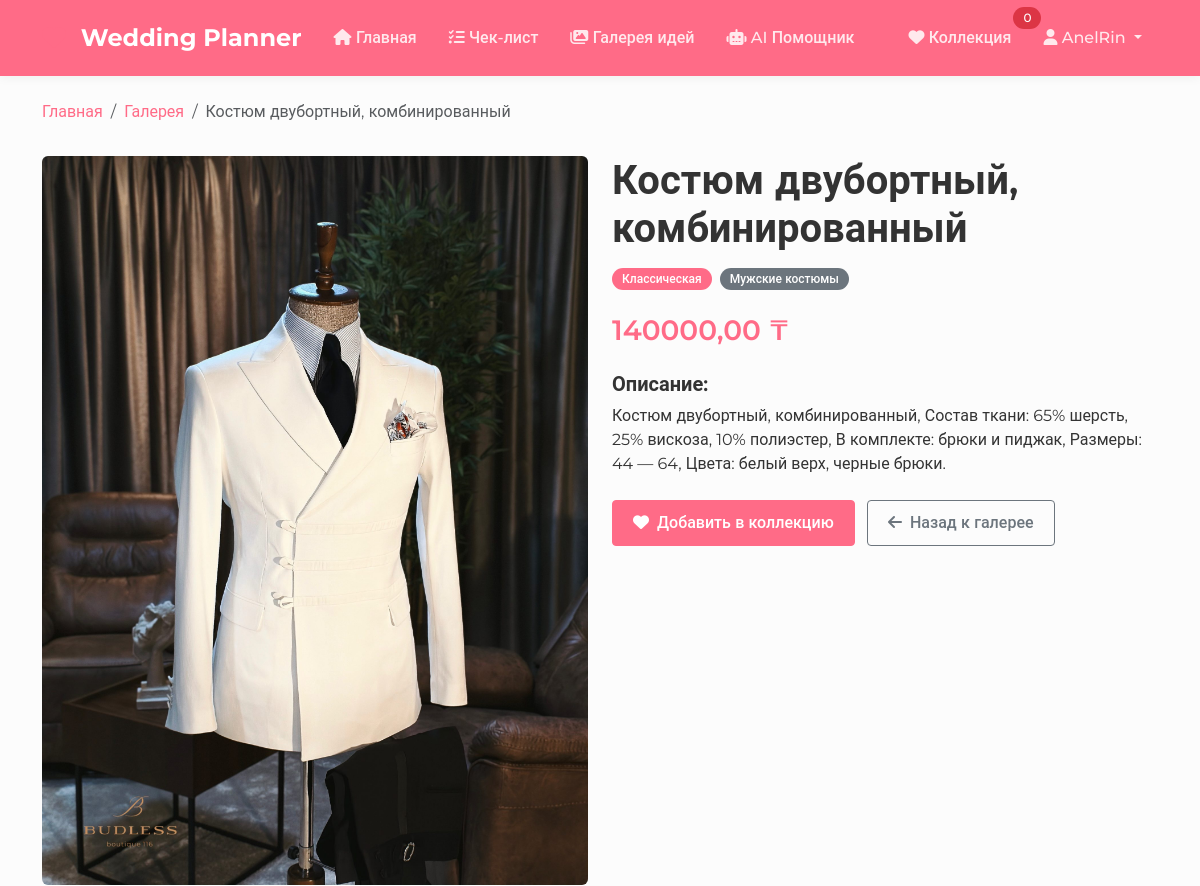
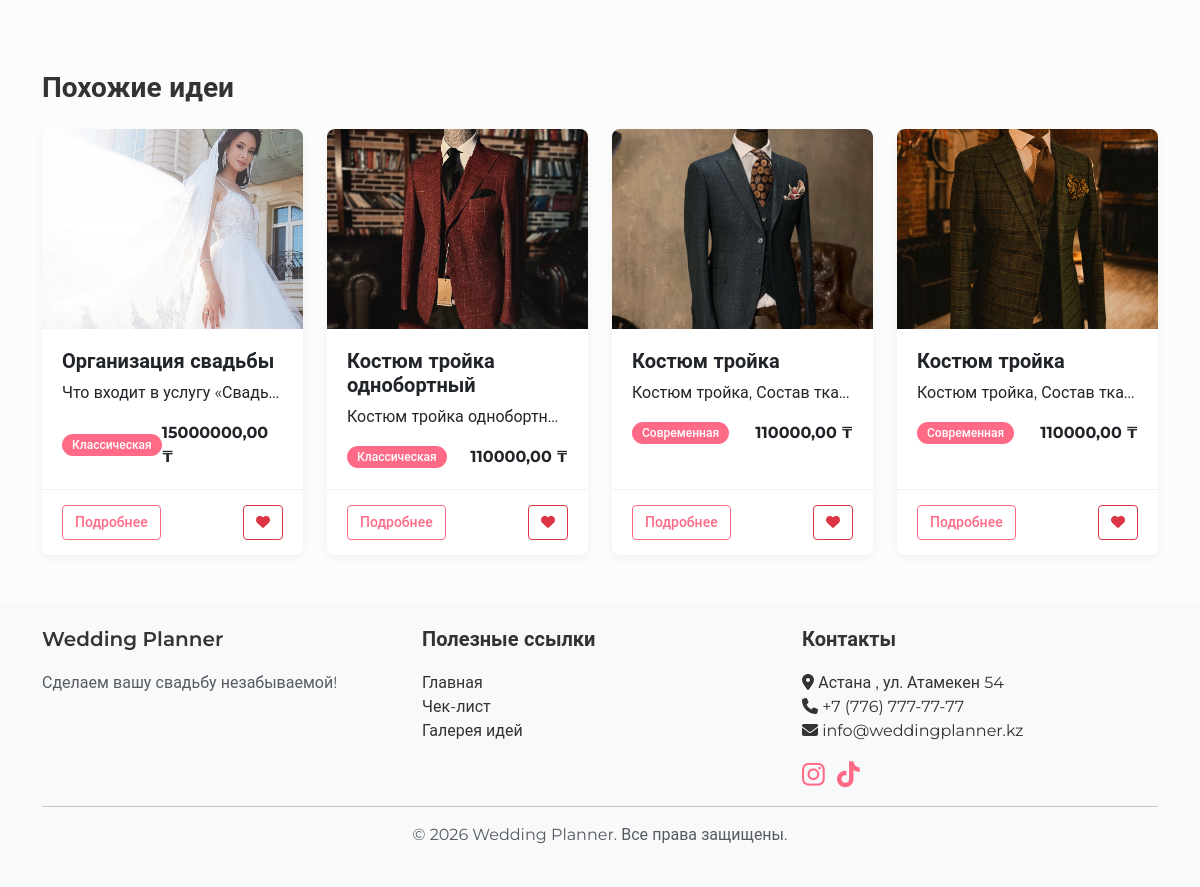
Page /product/10/ (signed in) on the committed database (2 pictures, top to bottom).
### weddings/models.py (models this page shows, shortened)
class Product(models.Model):
    category = models.ForeignKey(ProductCategory, on_delete=models.CASCADE, related_name='products')
    name = models.CharField(max_length=255, verbose_name='Название')
    description = models.TextField(verbose_name='Описание')
    price = models.DecimalField(max_digits=10, decimal_places=2, verbose_name='Цена')
    image = models.ImageField(upload_to='products/', verbose_name='Изображение')
    style = models.CharField(max_length=20, choices=Wedding.STYLE_CHOICES, verbose_name='Стиль')
    available = models.BooleanField(default=True, verbose_name='В наличии')
    created_at = models.DateTimeField(auto_now_add=True)
    updated_at = models.DateTimeField(auto_now=True)
    class Meta:
        ordering = ['-created_at']

class ProductCategory(models.Model):
    name = models.CharField(max_length=100, verbose_name='Название категории')
    slug = models.SlugField(unique=True)
    class Meta:
        verbose_name_plural = 'Product Categories'

### weddings/views.py (the view)
# urls.py: path('product/<int:pk>/', views.product_detail, name='product_detail'),
@login_required
def product_detail(request, pk):
    product = get_object_or_404(Product, pk=pk)
    in_cart = CartItem.objects.filter(user=request.user, product=product).exists()
    similar_products = Product.objects.filter(
        Q(category=product.category) | Q(style=product.style),
        available=True
    ).exclude(id=product.id)[:4]
    context = {
        'product': product,
        'in_cart': in_cart,
        'similar_products': similar_products
    }
    return render(request, 'weddings/product_detail.html', context)

### weddings/templates/weddings/product_detail.html (shortened to what this page needs)
{% extends "base.html" %}
{% block content %}
<div class="row mb-3">
    <div class="col-12">
        <nav aria-label="breadcrumb">
            <ol class="breadcrumb">
                <li class="breadcrumb-item"><a href="{% url 'home' %}">Главная</a></li>
                <li class="breadcrumb-item"><a href="{% url 'gallery' %}">Галерея</a></li>
                <li class="breadcrumb-item active" aria-current="page">{{ product.name }}</li>
            </ol>
        </nav>
    </div>
</div>
<div class="row mb-5">
    <div class="col-md-6 mb-4">
        <img src="{{ product.image.url }}" class="img-fluid rounded product-image" alt="{{ product.name }}">
    </div>
    <div class="col-md-6">
        <h1 class="mb-3">{{ product.name }}</h1>
        <div class="d-flex mb-4">
            <span class="badge bg-primary me-2">{{ product.get_style_display }}</span>
            <span class="badge bg-secondary">{{ product.category.name }}</span>
        </div>
        <h3 class="text-primary mb-4">{{ product.price }} ₸</h3>
        <div class="mb-4">
            <h5>Описание:</h5>
            <p>{{ product.description }}</p>
        </div>
        {% if in_cart %}
            <div class="alert alert-success d-flex align-items-center" role="alert">
                <i class="fas fa-check-circle me-2"></i>
                <div>
                    Этот товар уже в вашей коллекции!
                </div>
            </div>
            <a href="{% url 'cart' %}" class="btn btn-primary">
                <i class="fas fa-shopping-cart me-2"></i>Перейти в коллекцию
            </a>
        {% else %}
            <a href="{% url 'add_to_cart' product.id %}" class="btn btn-primary">
                <i class="fas fa-heart me-2"></i>Добавить в коллекцию
            </a>
        {% endif %}
        <a href="{% url 'gallery' %}" class="btn btn-outline-secondary ms-2">
            <i class="fas fa-arrow-left me-2"></i>Назад к галерее
        </a>
    </div>
</div>
{% if similar_products %}
    <div class="row mt-5">
        <div class="col-12">
            <h3 class="mb-4">Похожие идеи</h3>
        </div>
        {% for similar in similar_products %}
            <div class="col-md-3 mb-4">
                <div class="card similar-product-card h-100">
                    <img src="{{ similar.image.url }}" class="card-img-top similar-product-image" alt="{{ similar.name }}">
                    <div class="card-body">
                        <h5 class="card-title">{{ similar.name }}</h5>
                        <p class="card-text text-truncate">{{ similar.description }}</p>
                        <div class="d-flex justify-content-between align-items-center">
                            <span class="badge bg-primary">{{ similar.get_style_display }}</span>
                            <span class="fw-bold">{{ similar.price }} ₸</span>
                        </div>
                    </div>
                    <div class="card-footer bg-white">
                        <div class="d-flex justify-content-between">
                            <a href="{% url 'product_detail' similar.id %}" class="btn btn-sm btn-outline-primary">Подробнее</a>
                            <a href="{% url 'add_to_cart' similar.id %}" class="btn btn-sm btn-outline-danger">
                                <i class="fas fa-heart"></i>
                            </a>
                        </div>
                    </div>
                </div>
            </div>
        {% endfor %}
    </div>
{% endif %}
{% endblock %}

### templates/includes/navbar.html (shortened to what this page needs)
<nav class="navbar navbar-expand-lg navbar-dark bg-primary">
    <div class="container">
        <a class="navbar-brand" href="{% url 'home' %}">
            <i class="fas fa-heart mr-2"></i> Wedding Planner
        </a>
        <div class="collapse navbar-collapse" id="navbarNav">
            <ul class="navbar-nav me-auto">
                <li class="nav-item">
                    <a class="nav-link {% if request.path == '/' %}active{% endif %}" href="{% url 'home' %}">
                        <i class="fas fa-home"></i> Главная
                    </a>
                </li>
                    {% if user.is_authenticated %}
                        <li class="nav-item">
                            <a class="nav-link {% if 'checklist' in request.path %}active{% endif %}" href="{% url 'checklist' %}">
                                <i class="fas fa-tasks"></i> Чек-лист
                            </a>
                        </li>
                        <li class="nav-item">
                            <a class="nav-link {% if 'gallery' in request.path %}active{% endif %}" href="{% url 'gallery' %}">
                                <i class="fas fa-images"></i> Галерея идей
                            </a>
                        </li>
                        <li class="nav-item">
                            <a class="nav-link {% if 'gemini' in request.path %}active{% endif %}" href="{% url 'gemini_chat' %}">
                                <i class="fas fa-robot"></i> AI Помощник
                            </a>
                        </li>
                    {% endif %}
            </ul>
            <ul class="navbar-nav">
                {% if user.is_authenticated %}
                    <li class="nav-item">
                        <a class="nav-link position-relative {% if 'cart' in request.path %}active{% endif %}" href="{% url 'cart' %}">
                            <i class="fas fa-heart"></i> Коллекция
                            <span class="position-absolute top-0 start-100 translate-middle badge rounded-pill bg-danger">
                                {{ user.cart_items.count }}
                            </span>
                        </a>
                    </li>
                    <li class="nav-item dropdown">
                        <a class="nav-link dropdown-toggle" href="#" role="button" data-bs-toggle="dropdown" aria-expanded="false">
                            <i class="fas fa-user"></i> {{ user.username }}
                        </a>
                    </li>
                {% endif %}
            </ul>
        </div>
    </div>
</nav>

### static/css/styles.css (style rules this page uses)
:root { --primary-color: #ff6b87; --primary-hover: #ff4d6e; --secondary-color: #6c757d; --light-color: #f8f9fa; --dark-color: #343a40; --success-color: #28a745; --danger-color: #dc3545; --warning-color: #ffc107; --info-color: #17a2b8; --white: #ffffff; --shadow: 0 5px 15px rgba(0,0,0,0.1); --transition: all 0.3s ease; --radius: 8px; --radius-sm: 4px; }
body { font-family: 'Montserrat', 'Roboto', sans-serif; color: #333; min-height: 100vh; display: flex; flex-direction: column; background-color: #fcfcfc; }
h1, h2, h3, h4, h5, h6 { font-weight: 600; }
a { text-decoration: none !important; color: var(--primary-color); transition: var(--transition); }
.navbar { box-shadow: 0 2px 10px rgba(0,0,0,0.05); padding: 15px 0; }
.navbar-brand { font-weight: 700; font-size: 1.5rem; }
.navbar-brand i { color: var(--primary-color); margin-right: 8px; }
.navbar-dark .navbar-nav .nav-link { color: rgba(255,255,255,0.85); font-weight: 500; padding: 8px 16px; transition: var(--transition); }
.btn { border-radius: var(--radius-sm); padding: 10px 20px; font-weight: 500; transition: var(--transition); box-shadow: none; text-transform: none; }
.btn-sm { padding: 6px 12px; font-size: 0.875rem; }
.btn-primary { background-color: var(--primary-color); border-color: var(--primary-color); }
.btn-outline-primary { color: var(--primary-color); border-color: var(--primary-color); }
.card { border-radius: var(--radius); border: none; overflow: hidden; box-shadow: 0 3px 10px rgba(0,0,0,0.05); transition: var(--transition); }
.card-body { padding: 20px; }
.card-footer { border-top: 1px solid rgba(0,0,0,0.05); padding: 15px 20px; background-color: #fff; }
.product-image { object-fit: cover; border-top-left-radius: var(--radius); border-top-right-radius: var(--radius); }
.badge { font-weight: 500; padding: 5px 10px; border-radius: 20px; }
.bg-primary { background-color: var(--primary-color) !important; }
.text-primary { color: var(--primary-color) !important; }

### weddings/templates/weddings/product_detail.html (style rules this page uses)
.similar-product-card { transition: all 0.3s ease; }
.similar-product-image { height: 200px; object-fit: cover; }

### rows in the picture
Product: name "Костюм двубортный, комбинированный", image (picture), style "Классическая", category.name "Мужские костюмы", price "140000,00", description "Костюм двубортный, комбинированный, Состав ткани: 65% шерсть, 25% вискоза, 10% полиэстер, В комплекте: брюки и пиджак, Размеры: 44 — 64, Цвета: белый верх, черные брюки."
Product: image (picture), name "Организация свадьбы", description "Что входит в услугу «Свадь…", style "Классическая", price "15000000,00"
Product: image (picture), name "Костюм тройка однобортный", description "Костюм тройка однобортн…", style "Классическая", price "110000,00"
Product: image (picture), name "Костюм тройка", description "Костюм тройка, Состав тка…", style "Современная", price "110000,00"
Product: image (picture), name "Костюм тройка", description "Костюм тройка, Состав тка…", style "Современная", price "110000,00"

### other values in the picture
{{ user.cart_items.count }} "0"
{{ user.username }} "AnelRin"
